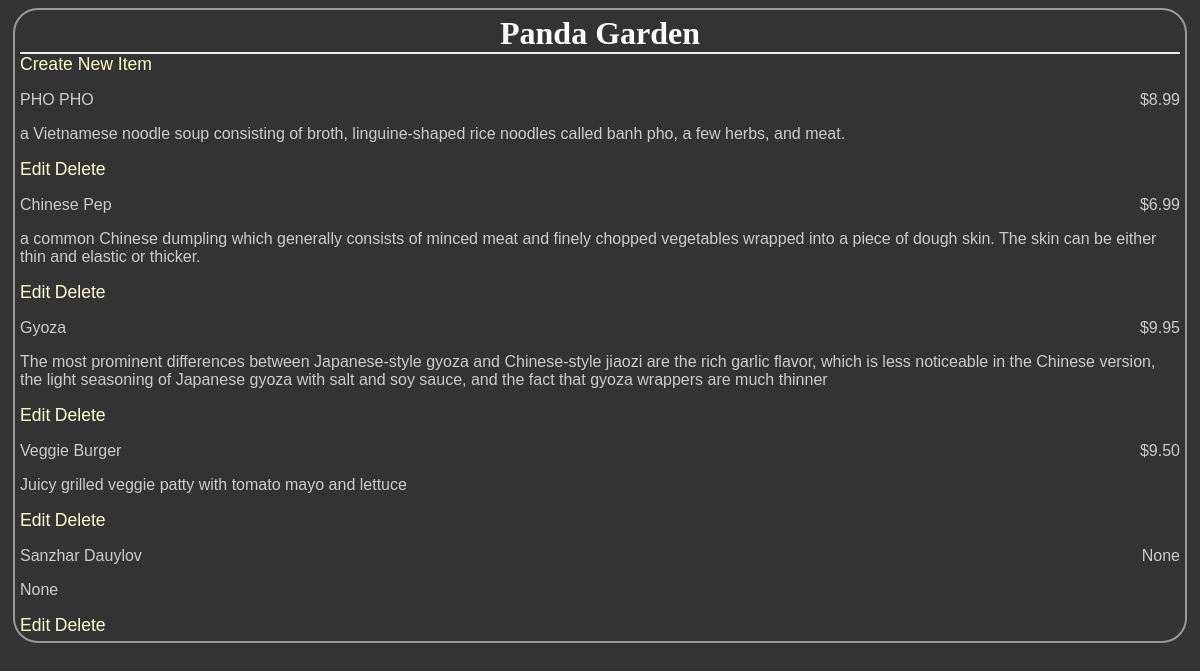
The app's page /restaurant/15/menu/, older data.
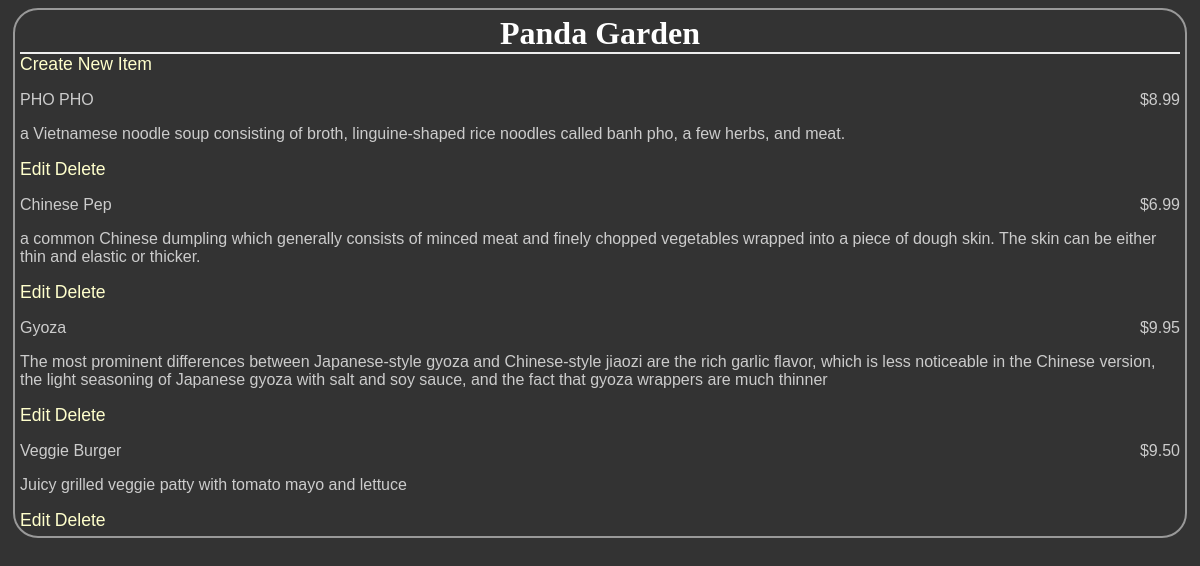
The same page, newer data.
### db_setup.py (models this page shows, shortened)
class Restaurant(Base):
    __tablename__='restaurant'
    id = Column(INTEGER,primary_key=True)
    name  = Column(String(250),nullable=False)

class MenuItem(Base):
    __tablename__= 'menu_item'
    name = Column(String(80),nullable=False)
    id = Column(INTEGER,primary_key=True)
    description = Column(String(250))
    price = Column(String(8))
    course = Column(String(250))
    restaurant_id = Column(INTEGER,ForeignKey('restaurant.id'))
    restaurant = relationship(Restaurant)

### project.py (the view)
@app.route('/')
@app.route('/restaurant/<int:restaurant_id>/menu/')
def restaurantMenu(restaurant_id):
    restaurant=session.query(Restaurant).filter_by(id=restaurant_id).one()
    items= session.query(MenuItem).filter_by(restaurant_id=restaurant.id)
    return render_template('menu.html',restaurant=restaurant,items=items)

### templates/menu.html (shortened to what this page needs)
<html>
<head>
	<link rel=stylesheet type=text/css href="{{ url_for('static', filename='styles.css') }}">
</head>
<body>
	<div class = 'pane'>
		<div class = 'header'>
		<h1>{{ restaurant.name }}</h1>
	</div>
	<a href = '{{url_for("newMenuItem", restaurant_id = restaurant.id) }}'>Create New Item</a>
    {% for i in items %}
        <div class = 'nameAndPrice'>
		    <span class = 'name'><p>{{i.name}}</p></span>
		    <span class = 'price'>
		        <p>{{i.price}} </p>
	        </span>
	    </div>
        <div class = 'description'>
            <p>{{i.description}}</p>
        </div>
	<div class = "editdeletepane">
        <a href='{{url_for("editMenuItem",restaurant_id = restaurant.id, menu_id=i.id)}}' >Edit</a>
        <a href='{{url_for("deleteMenuItem", restaurant_id = restaurant.id, menu_id=i.id)}}'>Delete</a>
    </div>
    {% endfor %}
    </div>
</body>
</html>

### static/styles.css (style rules this page uses)
body { font-family: sans-serif; background-image: url('img3.jpg'); background-color: #333333 }
h1, h2, h3, h4 { color: #ffffff; }
h1, h2 { font-family: 'georgia', serif; margin: 0; }
h1 { border-bottom: 2px solid #eee; }
p, dd, dt { color: #cccccc; }
a { text-decoration: none; color: #ffffcc; font-size: 1.1em; }
.pane { border: 2px solid; border-radius: 25px; padding: 5px; margin: 5px; border-color: #999999; background-color: #333333 }
.header { left: 50%; text-align: center; }
.name { width: 50%; display: inline-block; float: left; }
.price { text-align: right; width: 50%; float: right; }

Row changes from the older to the newer data that the page shows:
removed MenuItem: name "Sanzhar Dauylov", price "None", description "None"
